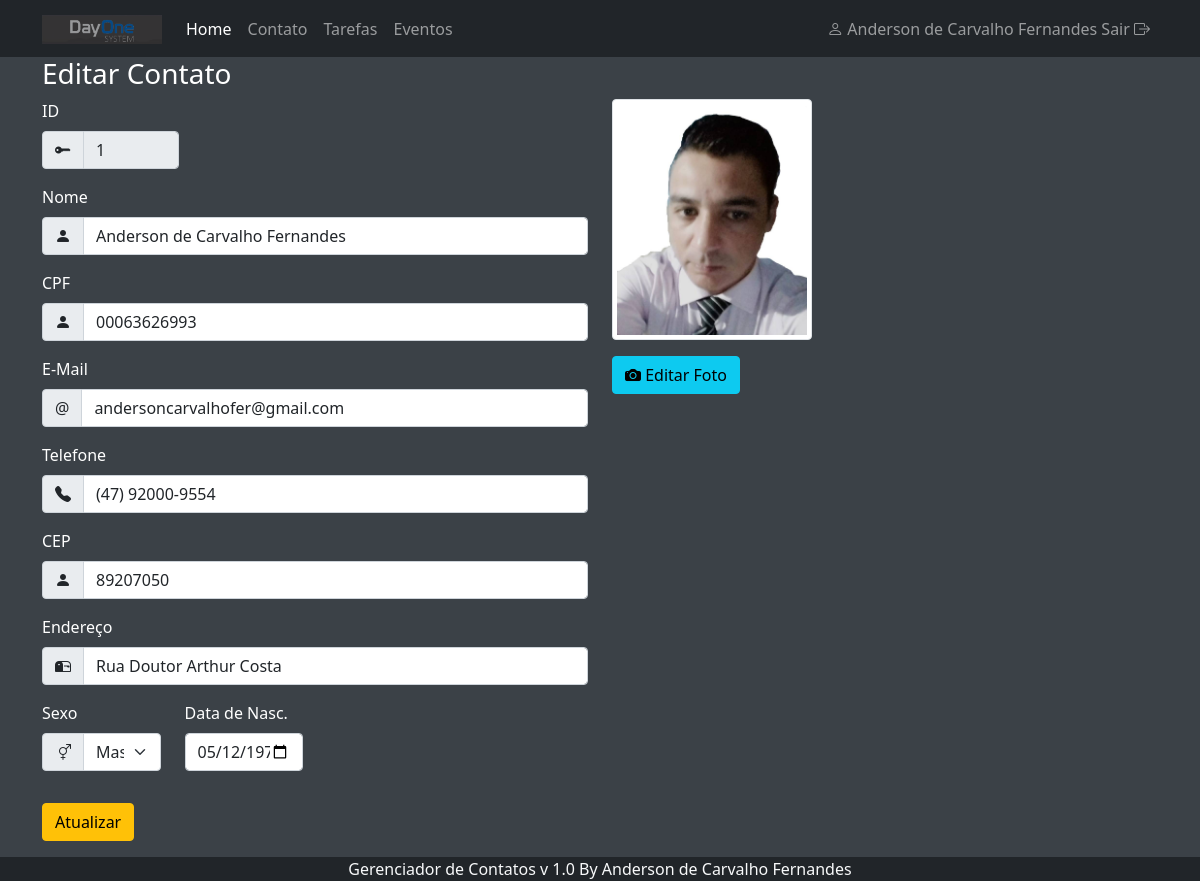
The app's page /index.php?menuop=editar-contato&idContato=1 (signed in) with its own data.
### tables this page shows
CREATE TABLE IF NOT EXISTS `tbcontatos` (
  `idContato` int NOT NULL AUTO_INCREMENT,
  `nomeContato` varchar(255) NOT NULL,
  `cpfContato` varchar(50) NOT NULL,
  `emailContato` varchar(100) NOT NULL,
  `telefoneContato` varchar(50) NOT NULL,
  `cepContato` varchar(50) DEFAULT NULL,
  `enderecoContato` varchar(200) NOT NULL,
  `sexoContato` char(1) NOT NULL,
  `dataNascContato` date NOT NULL,
  `flagFavoritoContato` tinyint(1) NOT NULL,
  `nomeFotoContato` varchar(255) DEFAULT NULL,
  PRIMARY KEY (`idContato`)
);

### paginas/contatos/editar-contato.php (the view, shortened to what this page needs)
<?php
$idContato = $_GET['idContato'];
$sql = "SELECT * FROM tbcontatos WHERE idContato = '{$idContato}'";
$rs = mysqli_query($conexao,$sql) or die("Erro ao recuperar os dados do registro." . mysqli_error($conexao));
$dados = mysqli_fetch_assoc($rs);
?>
<header>
    <h3>Editar Contato</h3>
</header>
<div class="row">
<div class="col-6" >
    <form action="index.php?menuop=atualizar-contato" method="post">
        <div class="mb-3 col-3">
            <label class="form-label" for="nomeContato">ID</label>
            <div class="input-group">
                <span class="input-group-text">
                    <i class="bi bi-key-fill"></i>
                </span>
            <input class="form-control" type="text" name="idContato" value="<?=$dados['idContato']?>" readonly>
            </div>
        </div>
        <div class="mb-3">
            <label class="form-label" for="nomeContato">Nome</label>
            <div class="input-group">
                <span class="input-group-text">
                    <i class="bi bi-person-fill"></i>
                </span>
                <input class="form-control" type="text" name="nomeContato" value="<?=$dados['nomeContato']?>">
            </div>
        </div>
        <div class="mb-3">
            <label class="form-label" for="cpfContato">CPF</label>
            <div class="input-group">
                <span class="input-group-text">
                    <i class="bi bi-person-fill"></i>
                </span>
                <input class="form-control" type="text" name="cpfContato" value="<?=$dados['cpfContato']?>">
            </div>
        </div>
        <div class="mb-3">
            <label class="form-label" for="emailContato">E-Mail</label>
            <div class="input-group">
                <span class="input-group-text">@</span>
                <input class="form-control" type="email" name="emailContato" value="<?=$dados['emailContato']?>">
            </div>
        </div>
        <div class="mb-3">
            <label class="form-label" for="telefoneContato">Telefone</label>
            <div class="input-group">
                <span class="input-group-text">
                    <i class="bi bi-telephone-fill"></i>
                </span>
                <input class="form-control" type="text" name="telefoneContato" value="<?=$dados['telefoneContato']?>">
            </div>
        </div>
        <div class="mb-3">
            <label class="form-label" for="cepContato">CEP</label>
            <div class="input-group">
                <span class="input-group-text">
                    <i class="bi bi-person-fill"></i>
                </span>
                <input class="form-control" type="text" name="cepContato" value="<?=$dados['cepContato']?>">
            </div>
        </div>
        <div class="mb-3">
            <label class="form-label" for="enderecoContato">Endereço</label>
            <div class="input-group">
                <span class="input-group-text">
                    <i class="bi bi-mailbox2"></i>
                </span>
                <input class="form-control" type="text" name="enderecoContato" value="<?=$dados['enderecoContato']?>">
            </div>
        </div>
        <div class="row mb-3">
                        <div class="mb-3 col-3">
                            <label class="form-label" for="sexoContato">Sexo</label>
                            <div class="input-group">
                                <span class="input-group-text">
                                    <i class="bi bi-gender-ambiguous"></i>
                                </span>
                            <select class="form-select"  name="sexoContato" id="sexoContato">
                                <option <?php echo ($dados['sexoContato']=='M')?'selected':''?> value="M">Masculino</option>
                            </select>
                            </div>
                        </div>
                        <div class="mb-3 col-3">
                            <label class="form-label" for="dataNascContato">Data de Nasc.</label>
                            <input class="form-control" type="date" name="dataNascContato" value="<?=$dados['dataNascContato']?>">
                        </div>
                        </div>
        <div class="mb-3">
            <input class="btn btn-warning" type="submit" value="Atualizar" name="btnAtualizar">
        </div>
    </form>
</div>
<div class="col-6">
    <?php
       if($dados["nomeFotoContato"]=="" || !file_exists('./paginas/contatos/fotos-contatos/'. $dados["nomeFotoContato"])){
            $nomeFoto = "SemFoto.jpg";
       }else{
            $nomeFoto = $dados["nomeFotoContato"];
       }
    ?>
    <div class="mb-3">
        <img id="foto-contato" class="img-fluid img-thumbnail" width="200" src="./paginas/contatos/fotos-contatos/<?=$nomeFoto?>" alt="Foto do Contato">
    </div>
    <div class="mb-3">
        <button class="btn btn-info" id="btn-editar-foto">
            <i class="bi bi-camera-fill"></i> Editar Foto
        </button>
    </div>
</div>
</div>

### css/estilo-padrao.css (style rules this page uses)
body { background-color: #3b4147; color: white; }

### records on screen
tbcontatos: idContato "1", nomeContato "Anderson de Carvalho Fernandes", cpfContato "00063626993", emailContato "andersoncarvalhofer@gmail.com", telefoneContato "(47) 92000-9554", cepContato "89207050", enderecoContato "Rua Doutor Arthur Costa", sexoContato "Masculino", dataNascContato "05/12/1979", nomeFotoContato (picture)

### other values on screen
$nomeUser "Anderson de Carvalho Fernandes"
